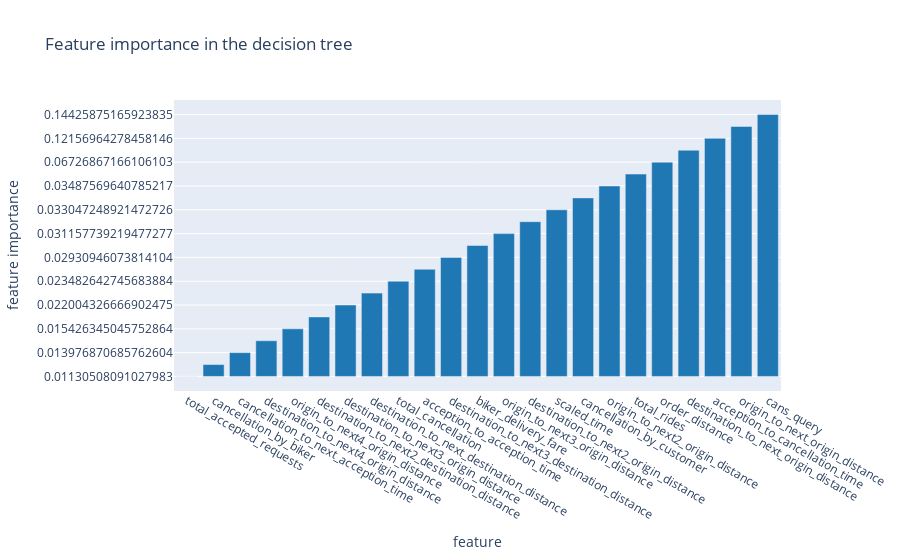

The code cell stored with this chart in its notebook:
### Code cell
feature_importance = np.array(sorted(zip(X_train.columns, gs_dt.best_estimator_.named_steps['clf'].feature_importances_), key=lambda x: x[1]))
#, reverse=True
plot_feature_importance(feature_importance, "Feature importance in the decision tree")

### Figure 1 — Plotly figure (JSON) as saved in the notebook; plotly's stock layout.template omitted (floating-point values rounded to 4 significant figures)
{"data": [{"marker": {"color": "rgb(31, 119, 180)"}, "name": "feature importance", "type": "bar", "x": ["total_accepted_requests", "cancellation_by_biker", "cancellation_to_next_acception_time", "destination_to_next4_origin_distance", "origin_to_next4_origin_distance", "destination_to_next2_destination_distance", "destination_to_next3_origin_distance", "destination_to_next_destination_distance", "total_cancellation", "acception_to_acception_time", "destination_to_next3_destination_distance", "biker_delivery_fare", "origin_to_next3_origin_distance", "destination_to_next2_origin_distance", "scaled_time", "cancellation_by_customer", "origin_to_next2_origin_distance", "total_rides", "order_distance", "destination_to_next_origin_distance", "acception_to_cancellation_time", "origin_to_next_origin_distance", "cans_query"], "y": ["0.01130508091027983", "0.011633375378204976", "0.013976870685762604", "0.014700232513992453", "0.015426345045752864", "0.018565166674717727", "0.022004326666902475", "0.022440492142070022", "0.023482642745683884", "0.025861634546984924", "0.02930946073814104", "0.03065001977827324", "0.031157739219477277", "0.03154145243468766", "0.033047248921472726", "0.03325064325907144", "0.03487569640785217", "0.048527505934715616", "0.06726867166106103", "0.07598038993605799", "0.12156964278458146", "0.13916660995501817", "0.14425875165923835"]}], "layout": {"autosize": true, "margin": {"b": 150, "l": 50, "r": 100}, "title": {"text": "Feature importance in the decision tree"}, "xaxis": {"tickangle": 30, "title": {"text": "feature"}}, "yaxis": {"automargin": true, "title": {"text": "feature importance"}}}}
